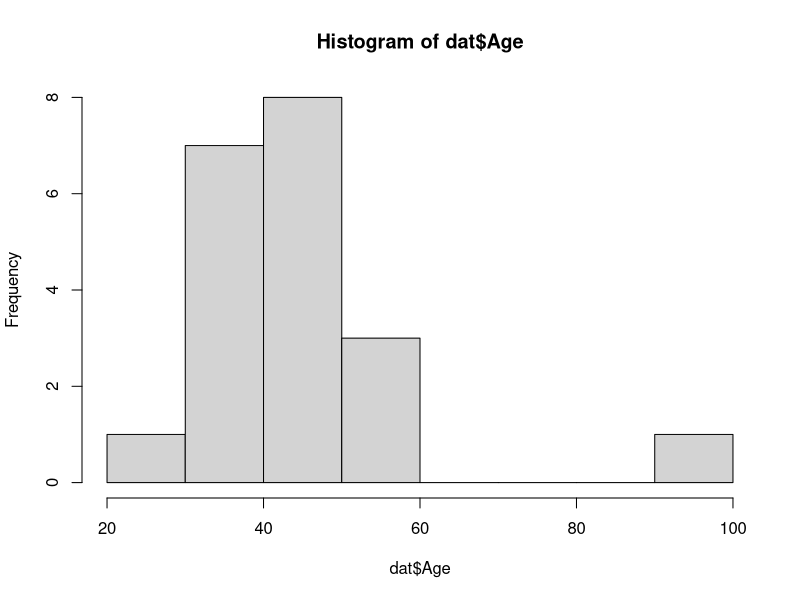
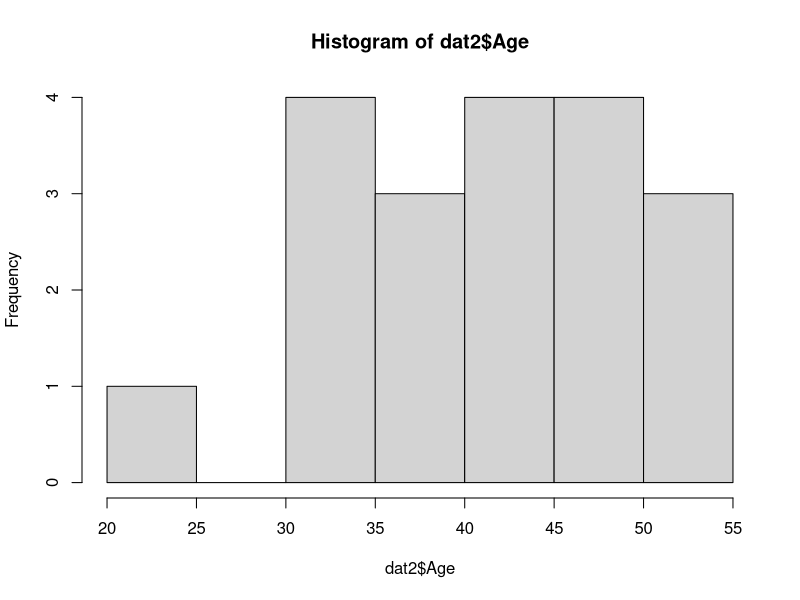
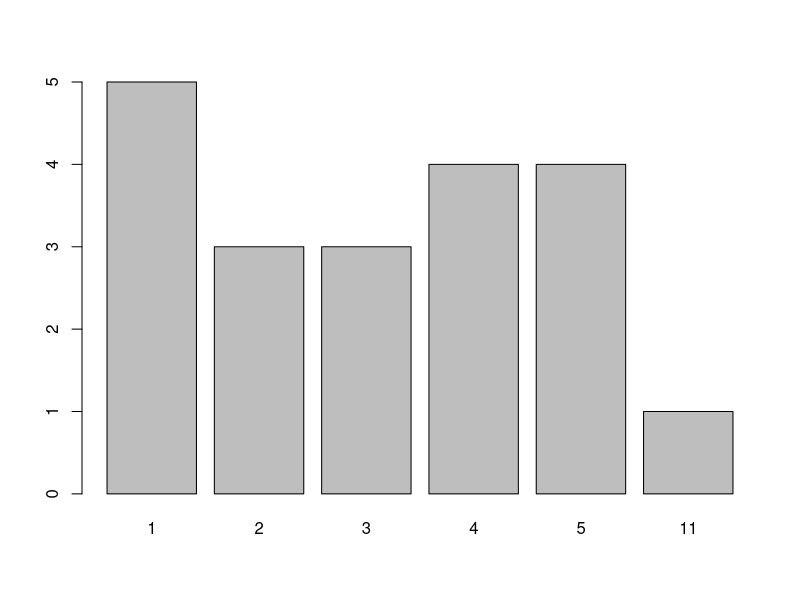
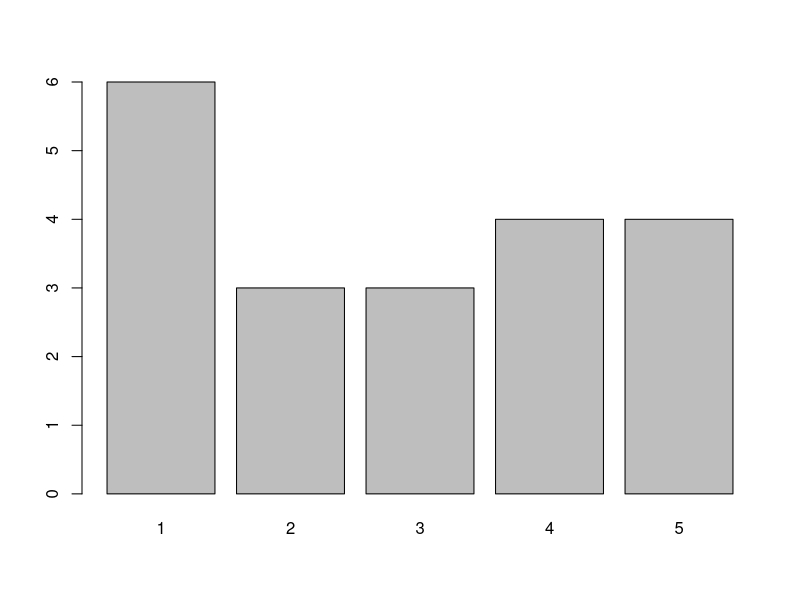
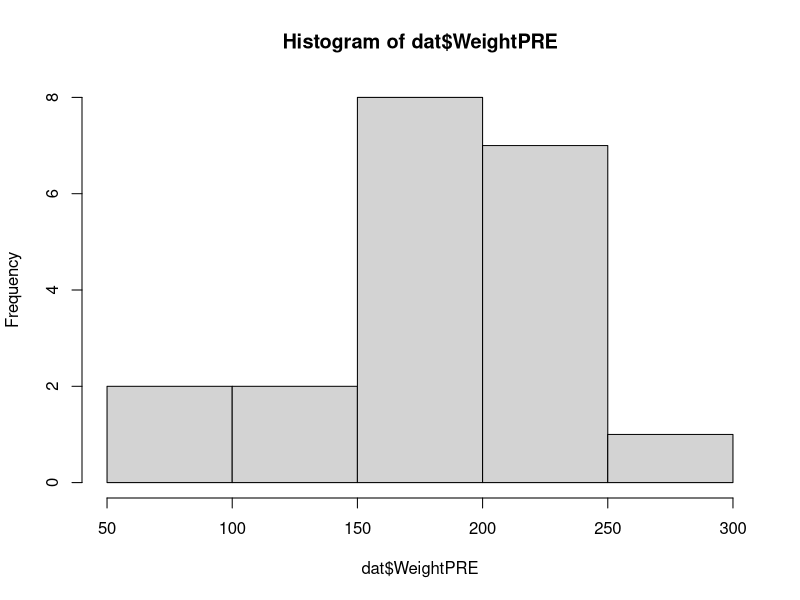
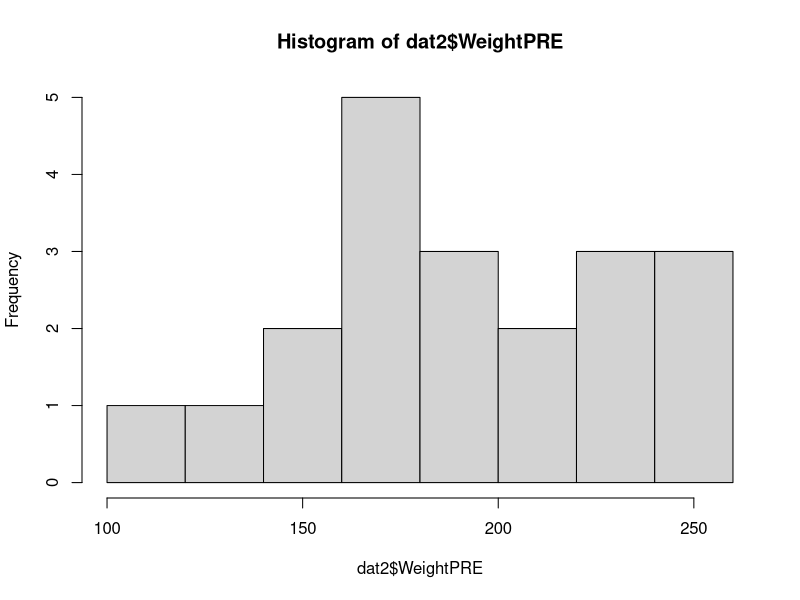
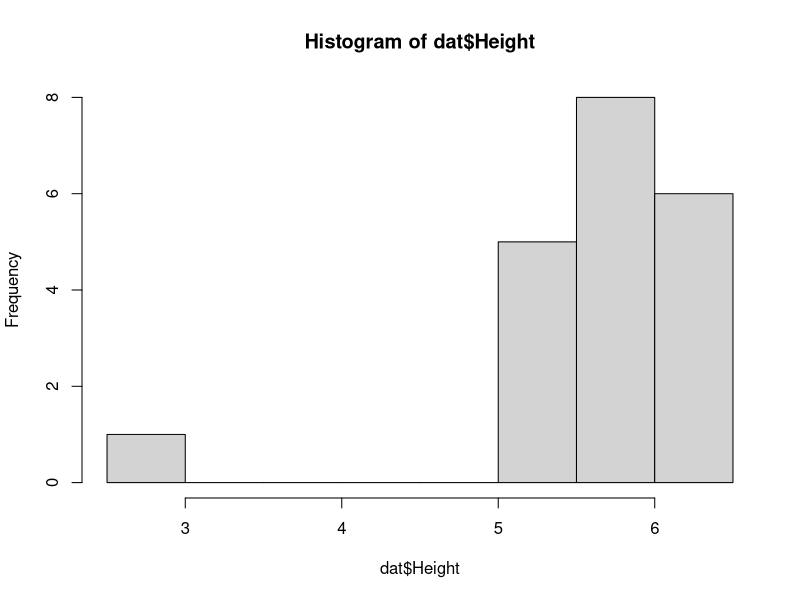
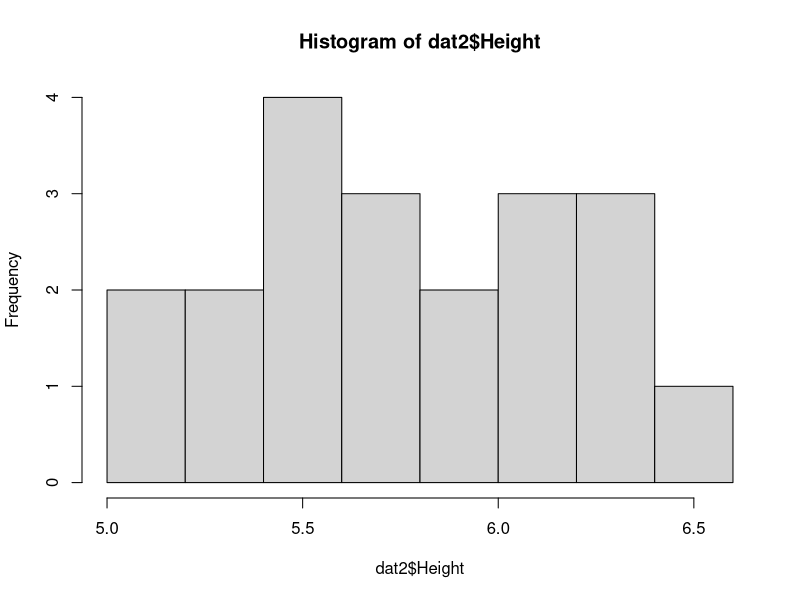

The R source for these figures, in order:
# =======================================
# N736 - HOMEWORK 01 - ANSWER KEY
# =======================================

# Assume you start with the MANUALLY fixed file
# Dataset_02_fixq2.xlsx
# which removed the 1st empty cell
# [J2] for the "q2" column - it is assumed
# that this column was shifted down by 1 cell.
# NOTE: THIS IS AN ASSUMPTION - THERE
# COULD BE ANOTHER EXPLANATION - CELL J8 WAS
# ALSO EMPTY AND IT IS POSSIBLE THAT IS WHERE
# THE OFFSET OCCURED - WE DON'T KNOW FOR SURE

# load tidyverse and readxl packages
library(tidyverse)
library(readxl)

# used read_excel() from the readxl package
# This file shifted all rows up by 1 for column "q2"
dat <- read_excel("Dataset_02_fixq2.xlsx")

# from the notes in class, here is each fixed applied
# using code
#
# 1. MISSING DATA
# Most missing data is identified as an empty cell
# R recognizes these as NA's. The only exception is for
# the "GenderSTR" which is a character class variable
# R actually does recognize this as NA - you can see this
# using the useNA = "ofany" option in the table() function

table(dat$GenderSTR, useNA = "ifany")

# other empty cells are recognized as NA - see the results
# of running the summary() function

summary(dat)

# 2. RECODE MISSING DATA
# It was noted that 9's should also be treated as missing
# now we have to recode these to get R to drop the 
# 9's from future analyses.
# We could recode these in place, but it is a good practice
# to never overwrite your original data, so we'll create
# a new dataset with the recoded variables.

# We can use the ifelse() function to find and replace
# all 9's in the 5 q items with NAs.
dat2 <- dat
dat2$q1 <- ifelse(test = dat$q1 != 9, yes = dat$q1, no = NA)
dat2$q2 <- ifelse(test = dat$q2 != 9, yes = dat$q2, no = NA)
dat2$q3 <- ifelse(test = dat$q3 != 9, yes = dat$q3, no = NA)
dat2$q4 <- ifelse(test = dat$q4 != 9, yes = dat$q4, no = NA)
dat2$q5 <- ifelse(test = dat$q5 != 9, yes = dat$q5, no = NA)

# do a quick recode check - for example q2
# this shows 1 9 and 1 empty cell NA
table(dat$q2, useNA = "ifany")
# this recoded q2 now shows 2 NAs
table(dat2$q2, useNA = "ifany")

# 3. NOTE: there was a 99 for Age. it is possible
# that this is a real Age, but given that the other
# Ages are much younger, there is a chance that 99
# was used as a code for missing
# see a plot of the distribution of ages
# 99 is an obvious outlier
hist(dat$Age)

# use similar recode approach to change 99 to NA for Age
dat2$Age <- ifelse(test = dat$Age != 99, 
                   yes = dat$Age, 
                   no = NA)

# check recode
hist(dat2$Age)

# 4 & 5. Fix the typos, 11 and 40 for q1 and q4
dat2$q1 <- ifelse(test = dat$q1 == 11, 
                  yes = 1, 
                  no = dat$q1)
dat2$q4 <- ifelse(test = dat$q4 == 40, 
                  yes = 4, 
                  no = dat$q4)

# check recode with a barchart
# notice the 11 in the plot
barplot(table(dat$q1))
# now the only values seen are 1-5
barplot(table(dat2$q1))

# 6. Fix the WeightPRE values that are < 100
# these are obvious outliers most likely
# due to incorrect units - kg instead of lbs
# we could input exact values or simply use the
# conversation formula for values < 100 lbs - this
# assumes we don't have anyone under 100 lbs
# 1 kg = 2.20462 lbs

dat2$WeightPRE <- ifelse(test = dat$WeightPRE < 100, 
                         yes = dat$WeightPRE * 2.20462, 
                         no = dat$WeightPRE)

# check recoding
hist(dat$WeightPRE)
hist(dat2$WeightPRE)

# 7. fix height typo of 2.6, change to 6.2
# we are assuming that these numbers were accidently
# reversed - but this should be investigated

dat2$Height <- ifelse(test = dat$Height == 2.6, 
                      yes = 6.2, 
                      no = dat$Height)

# check recoding
hist(dat$Height)
hist(dat2$Height)

# other issues in the dataset should simply be noted:
# 8. the original gender was captured using open
# (free) text entry so there are many versions - but
# this was corrected using numeric coding in the 
# GenderCoded variable
#
# 9. there is intermittent missing data for several
# variables - these are noted
#
# 10. q3,q4,q5 and all missing for IDs 28, 30, 32 - good to note that a section of these items are missing for these 3 subjects - possibly a procedural error
# ============================================